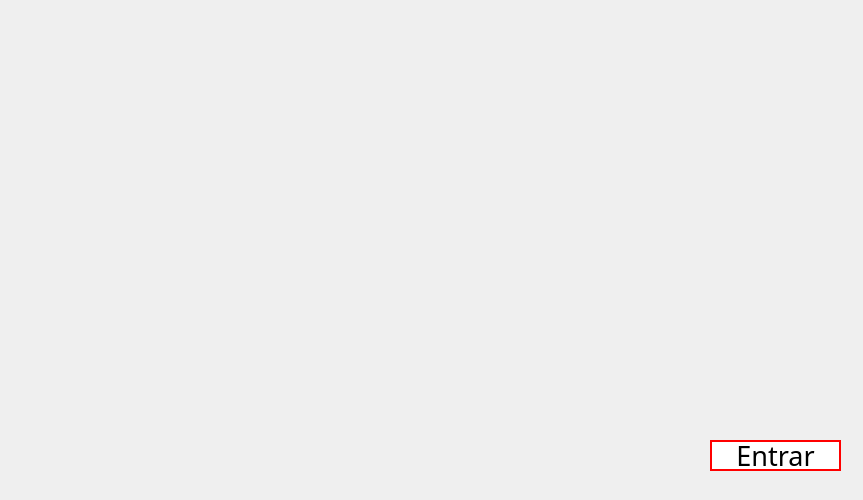
<?xml version="1.0" encoding="UTF-8"?>
<ui version="4.0">
 <class>estoque</class>
 <widget class="QDialog" name="estoque">
  <property name="geometry">
   <rect>
    <x>0</x>
    <y>0</y>
    <width>863</width>
    <height>500</height>
   </rect>
  </property>
  <property name="windowTitle">
   <string>Dialog</string>
  </property>
  <widget class="QLabel" name="label">
   <property name="geometry">
    <rect>
     <x>-70</x>
     <y>-100</y>
     <width>931</width>
     <height>600</height>
    </rect>
   </property>
   <property name="text">
    <string>TextLabel</string>
   </property>
  </widget>
  <widget class="QPushButton" name="pushButton">
   <property name="geometry">
    <rect>
     <x>710</x>
     <y>440</y>
     <width>131</width>
     <height>31</height>
    </rect>
   </property>
   <property name="font">
    <font>
     <family>Algerian</family>
     <pointsize>20</pointsize>
    </font>
   </property>
   <property name="styleSheet">
    <string notr="true">color:#000;
background-color:#fff;
border-radius:40px;
border: 2px solid red;</string>
   </property>
   <property name="text">
    <string>Entrar</string>
   </property>
  </widget>
 </widget>
 <resources/>
 <connections/>
</ui>
